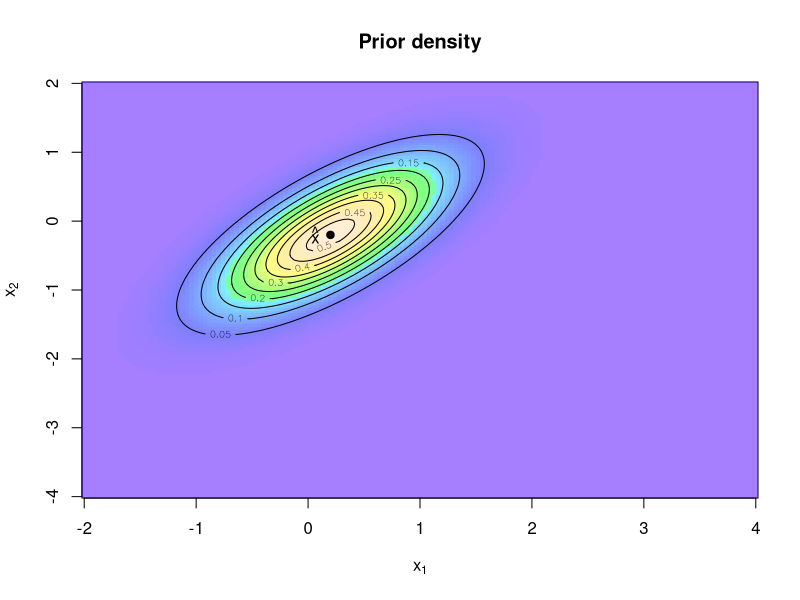

This figure's R source:
## ---- chunk 1
len <- c(4.0, 4.2, 3.9, 4.3, 4.1)
width <- c(2.0, 2.1, 2.0, 2.1, 2.2)
height <- c(0.60, 0.59, 0.58, 0.62, 0.63)

X <- data.frame(length = len, width = width, height = height);X
## ---- chunk 2
colMeans(X)
cov(X)
## ---- chunk 3
x <- seq(10, 50, length.out = 5)
y <- seq(1, 7)
myadd <- function(x, y) return(x * 10 + y)
outer(x, y, myadd)
## ---- chunk 4
library(mnormt)
xhat <- c(0.2, -0.2)
Sigma <- matrix(c(0.4, 0.3, 0.3, 0.45), ncol=2)
x1 <- seq(-2, 4, length=151)
x2 <- seq(-4, 2, length=151)
f <- function(x1, x2, mean=xhat, varcov=Sigma)
  dmnorm(cbind(x1, x2), mean, varcov)
z <- outer(x1,x2, f)
mycols <- topo.colors(100,0.5)
image(x1, x2, z, col=mycols, main="Prior density",
      xlab=expression('x'[1]), ylab=expression('x'[2]))
contour(x1, x2, z, add=TRUE)
points(0.2, -0.2, pch=19)
text(0.1, -0.2, labels = expression(hat(x)), adj = 1)
